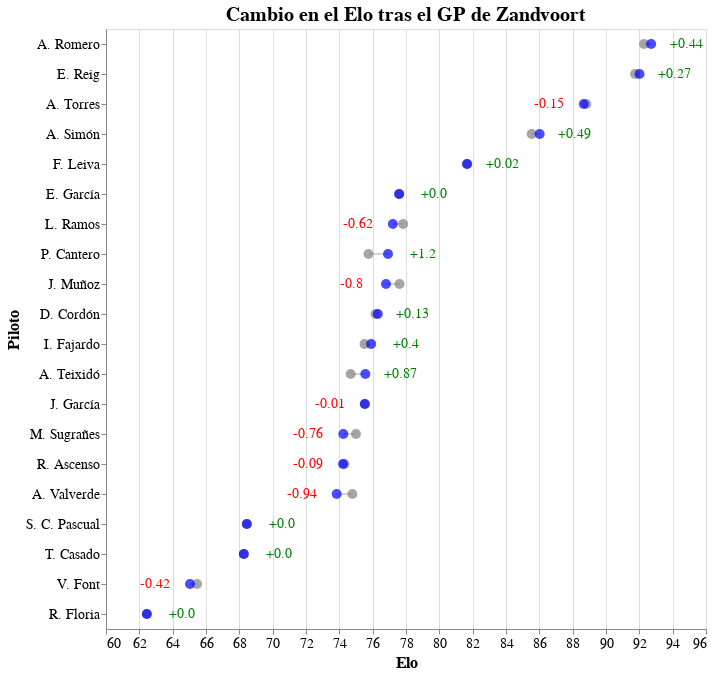

Notebook code cell kept with this figure:
### Code cell
# color_scale = alt.Scale(
#     domain=['Previo', 'Nuevo'],
#     range=['gray', 'blue']
# )
escala = [60,96]
# Líneas conectando los dos puntos por piloto
lineas = alt.Chart(lineas_df).mark_line().encode(
    x=alt.X('Puntos:Q',  scale=alt.Scale(domain=escala)),
    y=alt.Y('Piloto:N', sort=orden.tolist()),
    detail='Piloto:N',
    color=alt.value('lightgray')  # líneas neutras sin leyenda
)

# Puntos con color según condición, genera la leyenda
puntosPrevio = alt.Chart(cambio).mark_circle(size=100,color='gray').encode(
    x=alt.X('Previo:Q', scale=alt.Scale(domain=escala), title='Elo'),
    y=alt.Y('Piloto:N', sort=orden.tolist()),
   
    # tooltip=['Piloto', alt.Tooltip('Condicion:N'), alt.Tooltip('EloScale:Q', title='Elo', format='.2f')]
)
puntos = alt.Chart(cambio).mark_circle(size=100, color='blue').encode(
    x=alt.X('EloScale:Q', scale=alt.Scale(domain=escala), title='Elo'),
    y=alt.Y('Piloto:N', sort=orden.tolist()),
    # scale=alt.Scale(domain=[50, 100]),
    # tooltip=['Piloto', alt.Tooltip('Condicion:N'), alt.Tooltip('EloScale:Q', title='Elo', format='.2f')]
)
texto = alt.Chart(cambio).transform_calculate(
    dx_val="datum.CambioScale >= 0 ? 35 : -35"
).mark_text(align='center', dx ={"expr": "datum.dx_val"}, fontSize=14).encode(
    x=alt.X('EloScale:Q',  scale=alt.Scale(domain=escala)),
    y=alt.Y('Piloto:N', sort=orden.tolist()),
    text=alt.Text('CambioScale_str'),
    color=alt.condition(
        'datum.CambioScale >= 0',
        alt.value('green'),
        alt.value('red')
    )
)

# Combinamos todo
chart = (lineas+puntosPrevio+puntos+texto).configure_axis(
    labelFontSize=14,
    titleFontSize=16
).configure_legend(
    labelFontSize=14,
    titleFontSize=16
).configure_title(
    fontSize=20
).properties(
    title='Cambio en el Elo tras el GP de Zandvoort',
    width= 600,
    height= 600
)
chart

### Figure 1 — Vega-Lite specification as saved in the notebook (floating-point values rounded to 4 significant figures)
{"config": {"view": {"continuousWidth": 300, "continuousHeight": 300}, "axis": {"labelFontSize": 14, "titleFontSize": 16}, "legend": {"labelFontSize": 14, "titleFontSize": 16}, "title": {"fontSize": 20}}, "layer": [{"data": {"name": "data-96220ad89e1f265ec409136b7986b3fe"}, "mark": {"type": "line"}, "encoding": {"color": {"value": "lightgray"}, "detail": {"field": "Piloto", "type": "nominal"}, "x": {"field": "Puntos", "scale": {"domain": [60, 96]}, "type": "quantitative"}, "y": {"field": "Piloto", "sort": ["A. Romero", "E. Reig", "A. Torres", "A. Simón", "F. Leiva", "E. García", "L. Ramos", "P. Cantero", "J. Muñoz", "D. Cordón", "I. Fajardo", "A. Teixidó", "J. García", "M. Sugrañes", "R. Ascenso", "A. Valverde", "S. C. Pascual", "T. Casado", "V. Font", "R. Floria"], "type": "nominal"}}}, {"data": {"name": "data-b2a6276b17039645f0070ed1479adf01"}, "mark": {"type": "circle", "color": "gray", "size": 100}, "encoding": {"x": {"field": "Previo", "scale": {"domain": [60, 96]}, "title": "Elo", "type": "quantitative"}, "y": {"field": "Piloto", "sort": ["A. Romero", "E. Reig", "A. Torres", "A. Simón", "F. Leiva", "E. García", "L. Ramos", "P. Cantero", "J. Muñoz", "D. Cordón", "I. Fajardo", "A. Teixidó", "J. García", "M. Sugrañes", "R. Ascenso", "A. Valverde", "S. C. Pascual", "T. Casado", "V. Font", "R. Floria"], "type": "nominal"}}}, {"data": {"name": "data-b2a6276b17039645f0070ed1479adf01"}, "mark": {"type": "circle", "color": "blue", "size": 100}, "encoding": {"x": {"field": "EloScale", "scale": {"domain": [60, 96]}, "title": "Elo", "type": "quantitative"}, "y": {"field": "Piloto", "sort": ["A. Romero", "E. Reig", "A. Torres", "A. Simón", "F. Leiva", "E. García", "L. Ramos", "P. Cantero", "J. Muñoz", "D. Cordón", "I. Fajardo", "A. Teixidó", "J. García", "M. Sugrañes", "R. Ascenso", "A. Valverde", "S. C. Pascual", "T. Casado", "V. Font", "R. Floria"], "type": "nominal"}}}, {"data": {"name": "data-b2a6276b17039645f0070ed1479adf01"}, "mark": {"type": "text", "align": "center", "dx": {"expr": "datum.dx_val"}, "fontSize": 14}, "encoding": {"color": {"condition": {"test": "datum.CambioScale >= 0", "value": "green"}, "value": "red"}, "text": {"field": "CambioScale_str", "type": "nominal"}, "x": {"field": "EloScale", "scale": {"domain": [60, 96]}, "type": "quantitative"}, "y": {"field": "Piloto", "sort": ["A. Romero", "E. Reig", "A. Torres", "A. Simón", "F. Leiva", "E. García", "L. Ramos", "P. Cantero", "J. Muñoz", "D. Cordón", "I. Fajardo", "A. Teixidó", "J. García", "M. Sugrañes", "R. Ascenso", "A. Valverde", "S. C. Pascual", "T. Casado", "V. Font", "R. Floria"], "type": "nominal"}}, "transform": [{"calculate": "datum.CambioScale >= 0 ? 35 : -35", "as": "dx_val"}]}], "height": 600, "title": "Cambio en el Elo tras el GP de Zandvoort", "width": 600, "$schema": "https://vega.github.io/schema/vega-lite/v5.20.1.json", "datasets": {"data-96220ad89e1f265ec409136b7986b3fe": [{"Piloto": "A. Romero", "Puntos": 92.71}, {"Piloto": "A. Romero", "Puntos": 92.28}, {"Piloto": "E. Reig", "Puntos": 92.01}, {"Piloto": "E. Reig", "Puntos": 91.74}, {"Piloto": "A. Torres", "Puntos": 88.67}, {"Piloto": "A. Torres", "Puntos": 88.82}, {"Piloto": "A. Simón", "Puntos": 86.02}, {"Piloto": "A. Simón", "Puntos": 85.54}, {"Piloto": "F. Leiva", "Puntos": 81.67}, {"Piloto": "F. Leiva", "Puntos": 81.65}, {"Piloto": "E. García", "Puntos": 77.59}, {"Piloto": "E. García", "Puntos": 77.59}, {"Piloto": "L. Ramos", "Puntos": 77.21}, {"Piloto": "L. Ramos", "Puntos": 77.83}, {"Piloto": "P. Cantero", "Puntos": 76.92}, {"Piloto": "P. Cantero", "Puntos": 75.75}, {"Piloto": "J. Muñoz", "Puntos": 76.8}, {"Piloto": "J. Muñoz", "Puntos": 77.61}, {"Piloto": "D. Cordón", "Puntos": 76.31}, {"Piloto": "D. Cordón", "Puntos": 76.17}, {"Piloto": "I. Fajardo", "Puntos": 75.91}, {"Piloto": "I. Fajardo", "Puntos": 75.51}, {"Piloto": "A. Teixidó", "Puntos": 75.56}, {"Piloto": "A. Teixidó", "Puntos": 74.68}, {"Piloto": "J. García", "Puntos": 75.53}, {"Piloto": "J. García", "Puntos": 75.53}, {"Piloto": "M. Sugrañes", "Puntos": 74.24}, {"Piloto": "M. Sugrañes", "Puntos": 75.0}, {"Piloto": "R. Ascenso", "Puntos": 74.22}, {"Piloto": "R. Ascenso", "Puntos": 74.31}, {"Piloto": "A. Valverde", "Puntos": 73.84}, {"Piloto": "A. Valverde", "Puntos": 74.78}, {"Piloto": "S. C. Pascual", "Puntos": 68.45}, {"Piloto": "S. C. Pascual", "Puntos": 68.45}, {"Piloto": "T. Casado", "Puntos": 68.27}, {"Piloto": "T. Casado", "Puntos": 68.27}, {"Piloto": "V. Font", "Puntos": 65.04}, {"Piloto": "V. Font", "Puntos": 65.46}, {"Piloto": "R. Floria", "Puntos": 62.45}, {"Piloto": "R. Floria", "Puntos": 62.45}], "data-b2a6276b17039645f0070ed1479adf01": [{"Piloto": "A. Romero", "GP": 77, "ELO": 1943.0, "EloScale": 92.71, "CambioScale": 0.44, "Previo": 92.28, "CambioScale_str": "+0.44"}, {"Piloto": "E. Reig", "GP": 77, "ELO": 1925.0, "EloScale": 92.01, "CambioScale": 0.27, "Previo": 91.74, "CambioScale_str": "+0.27"}, {"Piloto": "A. Torres", "GP": 77, "ELO": 1842.0, "EloScale": 88.67, "CambioScale": -0.15, "Previo": 88.82, "CambioScale_str": "-0.15"}, {"Piloto": "A. Simón", "GP": 77, "ELO": 1776.0, "EloScale": 86.02, "CambioScale": 0.49, "Previo": 85.54, "CambioScale_str": "+0.49"}, {"Piloto": "F. Leiva", "GP": 77, "ELO": 1667.0, "EloScale": 81.67, "CambioScale": 0.02, "Previo": 81.65, "CambioScale_str": "+0.02"}, {"Piloto": "E. García", "GP": 77, "ELO": 1565.0, "EloScale": 77.59, "CambioScale": 0.0, "Previo": 77.59, "CambioScale_str": "+0.0"}, {"Piloto": "L. Ramos", "GP": 77, "ELO": 1555.0, "EloScale": 77.21, "CambioScale": -0.62, "Previo": 77.83, "CambioScale_str": "-0.62"}, {"Piloto": "P. Cantero", "GP": 77, "ELO": 1548.0, "EloScale": 76.92, "CambioScale": 1.17, "Previo": 75.75, "CambioScale_str": "+1.2"}, {"Piloto": "J. Muñoz", "GP": 77, "ELO": 1545.0, "EloScale": 76.8, "CambioScale": -0.8, "Previo": 77.61, "CambioScale_str": "-0.8"}, {"Piloto": "D. Cordón", "GP": 77, "ELO": 1533.0, "EloScale": 76.31, "CambioScale": 0.13, "Previo": 76.17, "CambioScale_str": "+0.13"}, {"Piloto": "I. Fajardo", "GP": 77, "ELO": 1523.0, "EloScale": 75.91, "CambioScale": 0.4, "Previo": 75.51, "CambioScale_str": "+0.4"}, {"Piloto": "A. Teixidó", "GP": 77, "ELO": 1514.0, "EloScale": 75.56, "CambioScale": 0.87, "Previo": 74.68, "CambioScale_str": "+0.87"}, {"Piloto": "J. García", "GP": 77, "ELO": 1513.0, "EloScale": 75.53, "CambioScale": -0.01, "Previo": 75.53, "CambioScale_str": "-0.01"}, {"Piloto": "M. Sugrañes", "GP": 77, "ELO": 1481.0, "EloScale": 74.24, "CambioScale": -0.76, "Previo": 75.0, "CambioScale_str": "-0.76"}, {"Piloto": "R. Ascenso", "GP": 77, "ELO": 1480.0, "EloScale": 74.22, "CambioScale": -0.09, "Previo": 74.31, "CambioScale_str": "-0.09"}, {"Piloto": "A. Valverde", "GP": 77, "ELO": 1471.0, "EloScale": 73.84, "CambioScale": -0.94, "Previo": 74.78, "CambioScale_str": "-0.94"}, {"Piloto": "S. C. Pascual", "GP": 77, "ELO": 1336.0, "EloScale": 68.45, "CambioScale": 0.0, "Previo": 68.45, "CambioScale_str": "+0.0"}, {"Piloto": "T. Casado", "GP": 77, "ELO": 1332.0, "EloScale": 68.27, "CambioScale": 0.0, "Previo": 68.27, "CambioScale_str": "+0.0"}, {"Piloto": "V. Font", "GP": 77, "ELO": 1251.0, "EloScale": 65.04, "CambioScale": -0.42, "Previo": 65.46, "CambioScale_str": "-0.42"}, {"Piloto": "R. Floria", "GP": 77, "ELO": 1186.0, "EloScale": 62.45, "CambioScale": 0.0, "Previo": 62.45, "CambioScale_str": "+0.0"}]}}
